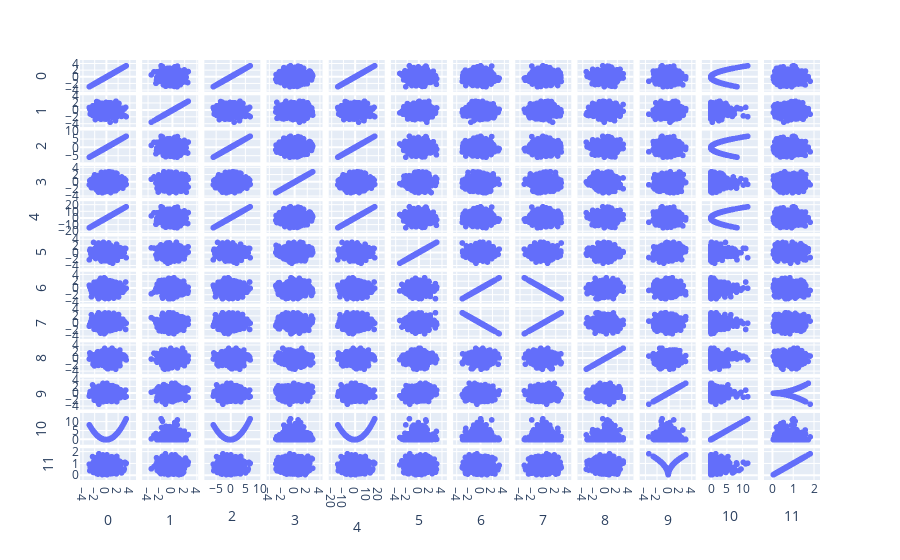
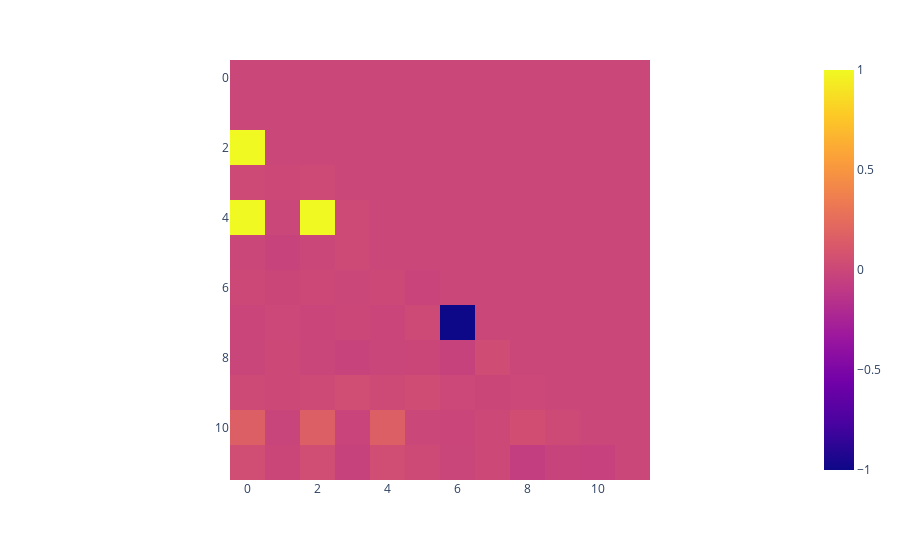

The notebook cell saved with these charts, in order:
### Markdown cell above
# Zad 
Dodaj kilka współrzednych tak by były skorelowanie nieliniowo np. $x^2$
* czy widać jakiś efekt na heat map

### Code cell
X = np.stack((s[0], s[1], 2 * s[0], s[2], 5 * s[0], s[3], s[4], -s[4], s[5], s[6], s[0] ** 2, np.abs(s[6]) ** (1/2)), 1)

df = pd.DataFrame(X)

fig=px.scatter_matrix((df))
fig.show()

corr = df.corr()
mask = np.zeros_like(corr, dtype=np.bool_)
mask[np.triu_indices_from(mask)] = True
mask = ~mask
# print(mask)


fig2=px.imshow(corr*mask)
fig2.show()

### Figure 1 — Plotly figure (JSON) as saved in the notebook; plotly's stock layout.template omitted (floating-point values rounded to 4 significant figures; data arrays with more than 128 entries replaced by an {"elided": "..."} marker saying what was removed)
{"data": [{"dimensions": [{"axis": {"matches": true}, "label": "0", "values": {"elided": "1000 float values"}}, {"axis": {"matches": true}, "label": "1", "values": {"elided": "1000 float values"}}, {"axis": {"matches": true}, "label": "2", "values": {"elided": "1000 float values"}}, {"axis": {"matches": true}, "label": "3", "values": {"elided": "1000 float values"}}, {"axis": {"matches": true}, "label": "4", "values": {"elided": "1000 float values"}}, {"axis": {"matches": true}, "label": "5", "values": {"elided": "1000 float values"}}, {"axis": {"matches": true}, "label": "6", "values": {"elided": "1000 float values"}}, {"axis": {"matches": true}, "label": "7", "values": {"elided": "1000 float values"}}, {"axis": {"matches": true}, "label": "8", "values": {"elided": "1000 float values"}}, {"axis": {"matches": true}, "label": "9", "values": {"elided": "1000 float values"}}, {"axis": {"matches": true}, "label": "10", "values": {"elided": "1000 float values"}}, {"axis": {"matches": true}, "label": "11", "values": {"elided": "1000 float values"}}], "hovertemplate": "%{xaxis.title.text}=%{x}<br>%{yaxis.title.text}=%{y}<extra></extra>", "legendgroup": "", "marker": {"color": "#636efa", "symbol": "circle"}, "name": "", "showlegend": false, "type": "splom"}], "layout": {"legend": {"tracegroupgap": 0}, "margin": {"t": 60}, "dragmode": "select"}}

### Figure 2 — Plotly figure (JSON) as saved in the notebook; plotly's stock layout.template omitted (floating-point values rounded to 4 significant figures; data arrays with more than 128 entries replaced by an {"elided": "..."} marker saying what was removed)
{"data": [{"coloraxis": "coloraxis", "name": "0", "x": [0, 1, 2, 3, 4, 5, 6, 7, 8, 9, 10, 11], "y": [0, 1, 2, 3, 4, 5, 6, 7, 8, 9, 10, 11], "z": {"elided": "12x12 float values"}, "type": "heatmap", "xaxis": "x", "yaxis": "y", "hovertemplate": "x: %{x}<br>y: %{y}<br>color: %{z}<extra></extra>"}], "layout": {"xaxis": {"anchor": "y", "domain": [0.0, 1.0], "scaleanchor": "y", "constrain": "domain"}, "yaxis": {"anchor": "x", "domain": [0.0, 1.0], "autorange": "reversed", "constrain": "domain"}, "coloraxis": {"colorscale": [[0.0, "#0d0887"], [0.1111, "#46039f"], [0.2222, "#7201a8"], [0.3333, "#9c179e"], [0.4444, "#bd3786"], [0.5556, "#d8576b"], [0.6667, "#ed7953"], [0.7778, "#fb9f3a"], [0.8889, "#fdca26"], [1.0, "#f0f921"]]}, "margin": {"t": 60}}}
